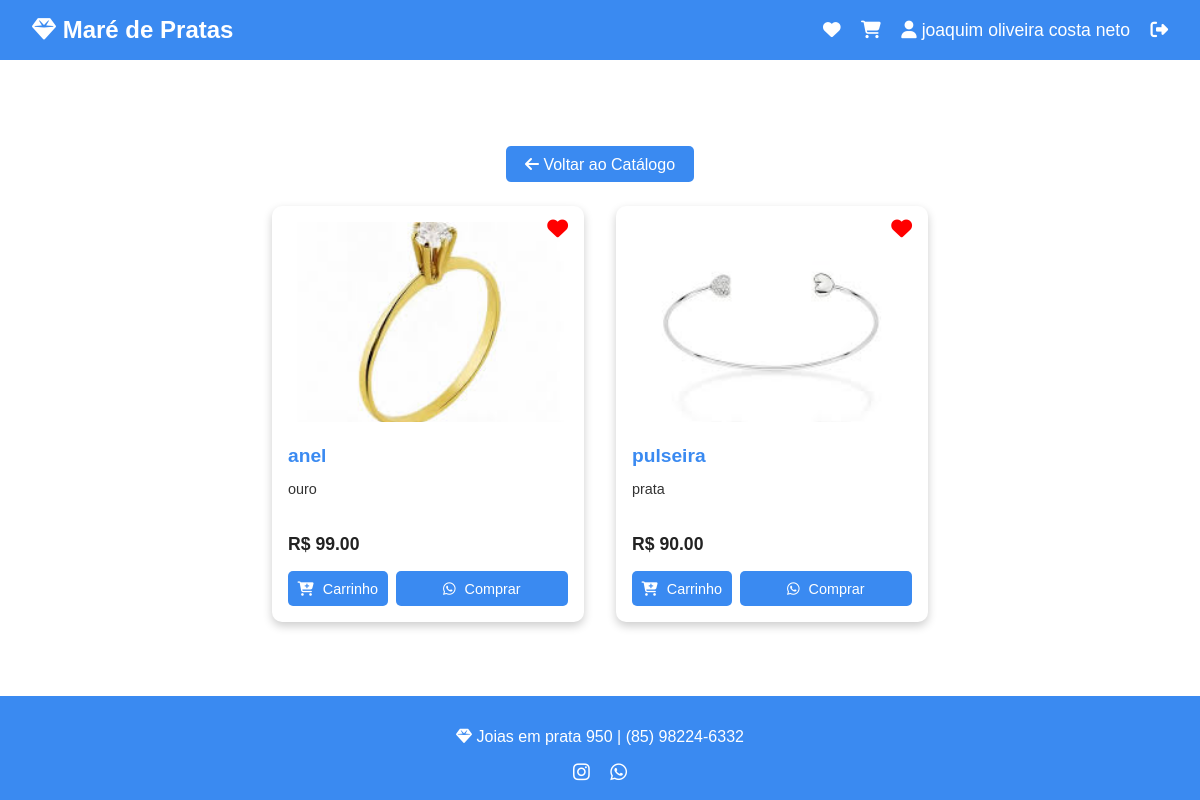
The app's page /favoritos (signed in) with its own data.
### main.py (models this page shows)
class Usuario(db.Model):
    id = db.Column(db.Integer, primary_key=True)
    nome_completo = db.Column(db.String(100), nullable=False)
    telefone = db.Column(db.String(20), nullable=False)
    email = db.Column(db.String(100), unique=True, nullable=False)
    senha = db.Column(db.String(200), nullable=False)

class Produto(db.Model):
    id = db.Column(db.Integer, primary_key=True)
    nome = db.Column(db.String(100), nullable=False)
    descricao = db.Column(db.Text, nullable=False)
    valor = db.Column(db.Float, nullable=False)
    foto_url = db.Column(db.String(200), nullable=False)
    estoque = db.Column(db.Integer, nullable=False, default=0)
    tamanho = db.Column(db.String(50), nullable=True)
    espessura = db.Column(db.String(50), nullable=True)
    desconto = db.Column(db.Integer, nullable=True, default=0)

### main.py (the view)
@app.route('/favoritos')
def favoritos():
    if 'nome_usuario' not in session:
        flash('Você precisa estar logado para ver seus favoritos.', 'error')
        return redirect(url_for('login'))
    usuario = Usuario.query.filter_by(nome_completo=session['nome_usuario']).first()
    favoritos = Favorito.query.filter_by(usuario_id=usuario.id).all()
    produtos_ids = [f.produto_id for f in favoritos]
    produtos = Produto.query.filter(Produto.id.in_(produtos_ids)).all()
    return render_template('favoritos.html', nome_usuario=session['nome_usuario'], produtos=produtos)

### main.py (called while the page is built)
@app.context_processor
def inject_carrinho_qtd():
    carrinho = session.get('carrinho', {})
    carrinho_qtd = sum(carrinho.values())
    return {'carrinho_qtd': carrinho_qtd}

@app.before_request
def checar_sessao():
    print(f"Usuário na sessão: {session.get('nome_usuario')}")

### templates/favoritos.html (shortened to what this page needs)
<!DOCTYPE html>
<html lang="pt-BR">
<head>
    <link rel="stylesheet" href="https://cdnjs.cloudflare.com/ajax/libs/font-awesome/6.5.0/css/all.min.css">
    <link rel="stylesheet" href="{{ url_for('static', filename='css/favoritos.css') }}">
</head>
<body>
    <header class="main-header">
        <div class="container">
            <div class="logo">
                <a href="{{ url_for('catalogo') }}">
                    <i class="fa-solid fa-gem"></i> Maré de Pratas
                </a>
            </div>
            <div class="actions">
                <a href="{{ url_for('favoritos') }}" title="Favoritos"><i class="fa-solid fa-heart"></i></a>
                <a href="{{ url_for('ver_carrinho') }}" title="Carrinho"><i class="fa-solid fa-cart-shopping"></i></a>
                {% if nome_usuario %}
                    <span><i class="fa-solid fa-user"></i> {{ nome_usuario }}</span>
                    <a href="{{ url_for('logout') }}" title="Logout"><i class="fa-solid fa-right-from-bracket"></i></a>
                {% else %}
                    <a href="{{ url_for('login') }}" title="Login"><i class="fa-solid fa-right-to-bracket"></i></a>
                {% endif %}
            </div>
        </div>
    </header>
    <main>
        <h2 class="catalog-title">Meus Favoritos</h2>
        <div class="voltar-catalogo">
            <a href="{{ url_for('catalogo') }}" class="btn-voltar">
                <i class="fa-solid fa-arrow-left"></i> Voltar ao Catálogo
            </a>
        </div>
        {% if produtos %}
        <div class="products-grid">
            {% for produto in produtos %}
            <div class="product-card">
                <form action="{{ url_for('adicionar_favorito') }}" method="POST" class="form-favorito">
                    <button type="submit" class="btn-favorito" title="Remover dos favoritos">
                        <i class="fa-solid fa-heart"></i>
                    </button>
                </form>
                <div class="product-image">
                    <img src="{{ produto.foto_url }}" alt="Imagem de {{ produto.nome }}">
                </div>
                <div class="product-info">
                    <h3>{{ produto.nome }}</h3>
                    <p class="description">{{ produto.descricao }}</p>
                    <div class="price-container">R$ {{ '%.2f'|format(produto.valor) }}</div>
                    <div class="product-buttons">
                        <form action="{{ url_for('adicionar_ao_carrinho') }}" method="POST">
                            <button type="submit" class="btn-carrinho">
                                <i class="fa-solid fa-cart-plus"></i> Carrinho
                            </button>
                        </form>
                        {% set mensagem = "Olá! Gostaria de comprar o produto: " + produto.nome + " por R$ " + "%.2f"|format(produto.valor) %}
                        <a href="https://api.whatsapp.com/send?phone=5585982246332&text={{ mensagem | urlencode }}"
                           target="_blank"
                           class="btn-comprar">
                           <i class="fab fa-whatsapp"></i> Comprar
                        </a>
                    </div>
                </div>
            </div>
            {% endfor %}
        </div>
        {% else %}
        <p class="mensagem-vazia">Você ainda não adicionou produtos aos favoritos.</p>
        {% endif %}
    </main>
    <footer class="main-footer">
        <p><i class="fa-solid fa-gem"></i> Joias em prata 950 | (85) 98224-6332</p>
        <div class="social-icons">
            <a href="https://www.instagram.com/mare_depratas" target="_blank"><i class="fab fa-instagram"></i></a>
            <a href="https://api.whatsapp.com/send/?phone=5585982246332" target="_blank"><i class="fab fa-whatsapp"></i></a>
        </div>
    </footer>
</body>
</html>

### static/css/favoritos.css (style rules this page uses)
html, body { height: 100%; margin: 0; padding: 0; font-family: Arial, sans-serif; background-color: #ffffff; color: #3a8af1; display: flex; flex-direction: column; }
main { flex: 1; }
header.main-header { background-color: #3a8af1; color: #ffffff; padding: 1rem 2rem; }
header .container { display: flex; justify-content: space-between; align-items: center; }
.logo a { color: #ffffff; text-decoration: none; font-size: 1.5rem; font-weight: bold; }
.actions a, .actions span { color: #ffffff; margin-left: 1rem; text-decoration: none; font-size: 1.1rem; }
.catalog-title { text-align: center; margin-top: 2rem; font-size: 2rem; color: white; }
.products-grid { display: flex; flex-wrap: wrap; justify-content: center; gap: 2rem; padding: 2rem; }
.product-card { background: white; color: #333; border-radius: 10px; width: 280px; padding: 1rem; box-shadow: 0 4px 10px rgba(0, 0, 0, 0.2); position: relative; }
.product-card img { width: 100%; border-radius: 8px; height: 200px; object-fit: cover; }
.product-info { margin-top: 1rem; }
.product-info h3 { font-size: 1.2rem; margin-bottom: 0.5rem; color: #3a8af1; }
.product-info .description { font-size: 0.9rem; margin-bottom: 0.8rem; height: 40px; overflow: hidden; }
.price-container { font-size: 1.1rem; font-weight: bold; color: #222; }
.product-buttons { margin-top: 1rem; display: flex; justify-content: space-between; flex-wrap: wrap; gap: 0.5rem; }
.btn-carrinho, .btn-comprar { flex: 1 1 45%; background-color: #3a8af1; color: white; border: none; padding: 0.6rem; border-radius: 5px; cursor: pointer; text-align: center; text-decoration: none; font-size: 0.9rem; }
.btn-carrinho i, .btn-comprar i { margin-right: 5px; }
.btn-favorito { position: absolute; top: 10px; right: 10px; background: none; border: none; font-size: 1.3rem; color: red; cursor: pointer; }
footer.main-footer { background-color: #3a8af1; color: #ffffff; text-align: center; padding: 1rem; margin-top: auto; }
footer.main-footer a { color: #ffffff; margin: 0 0.5rem; font-size: 1.2rem; }
.voltar-catalogo { text-align: center; margin-top: 1.5rem; }
.btn-voltar { background-color: #3a8af1; color: white; padding: 0.6rem 1.2rem; border-radius: 5px; text-decoration: none; font-size: 1rem; transition: background 0.3s; }

### records on screen
Usuario: nome_completo "joaquim oliveira costa neto"
Produto: foto_url (picture), nome "anel", descricao "ouro", valor "99.00"
Produto: foto_url (picture), nome "pulseira", descricao "prata", valor "90.00"
